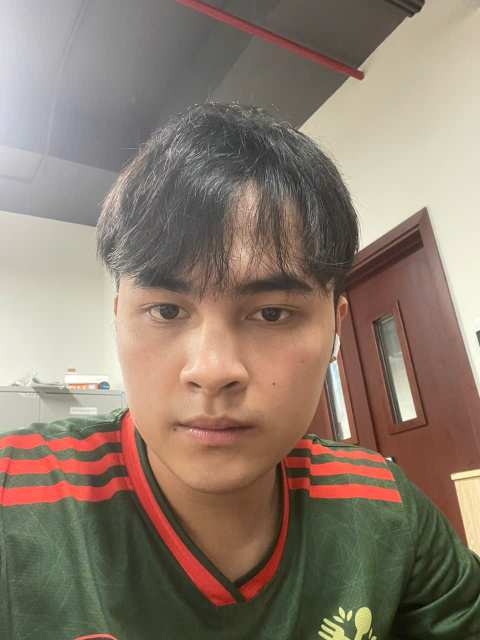
#> input picture face_detection/anhTest.jpg, 960 x 1280 px, given in place of the camera (shown at 1/2 size)
$ python 01_face_capture_dataset.py
#> lines starting #> are read from the running program, lines starting #| are printed output that depends on the picture; after the words box and inside, x2 and y2 are one past the last pixel; in counts of white or black regions, pixels touching at a corner belong together
import cv2
import os
#from picamera2 import Picamera2

# Constants
COUNT_LIMIT = 150  #number of face samples to take
POS=(30,60)  #top-left
FONT=cv2.FONT_HERSHEY_COMPLEX #font type for text overlay
HEIGHT=1.5  #font_scale
TEXTCOLOR=(0,0,255)  #BGR- RED
BOXCOLOR=(255,0,255) #BGR- BLUE
WEIGHT=3  #font-thickness

# Ensure the Haar cascade is loaded from the script directory (avoids cwd issues)
BASE_DIR = os.path.dirname(__file__)
CASCADE_PATH = os.path.join(BASE_DIR, 'haarcascade_frontalface_default.xml')
FACE_DETECTOR = cv2.CascadeClassifier(CASCADE_PATH)
if FACE_DETECTOR.empty():
    print(f"\n[ERROR] Could not load cascade classifier at {CASCADE_PATH}")
    raise SystemExit(1)

# For each person, enter one numeric face id
face_id = input('\n----Enter User-id and press <return>----')
print("\n [INFO] Initializing face capture. Look at the camera and wait!")

# Create an instance of the PiCamera2 object
"""
cam = Picamera2()
## Set the resolution of the camera preview
cam.preview_configuration.main.size = (640, 360)
cam.preview_configuration.main.format = "RGB888"
cam.preview_configuration.controls.FrameRate=30
cam.preview_configuration.align()
cam.configure("preview")
cam.start()
"""
count=0
cam = cv2.VideoCapture(0) #Test thu tren may tinh
# Verify camera opened successfully
if not cam.isOpened():
    print("\n[ERROR] Could not open video device (camera). Check connection or try a different device index.")
    cam.release()
    cv2.destroyAllWindows()
    raise SystemExit(1)

while cam.isOpened():
    # Capture a frame from the camera
    #frame=cam.capture_array()

    ret, frame = cam.read()  #Test thu tren may tinh
#> frame is the input picture: shape (1280, 960, 3); mean B, G, R 109.8, 124.3, 140.6
    if not ret:
        print("Failed to grab frame")
        break
    cv2.putText(frame,'Count:'+str(int(count)),POS,FONT,HEIGHT,TEXTCOLOR,WEIGHT)
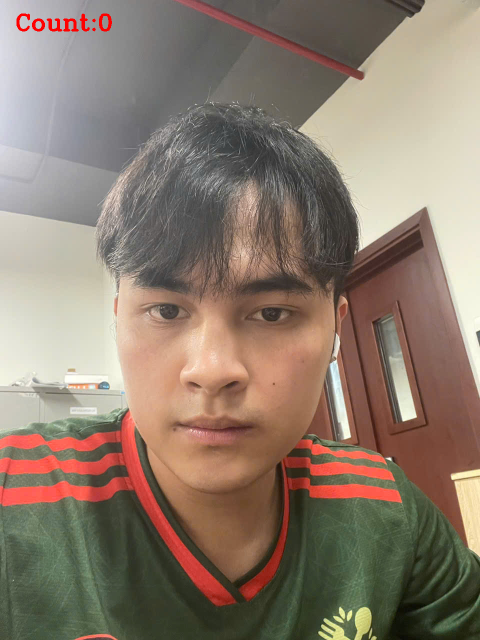
#> frame: shape (1280, 960, 3) (shown at 1/2 size); 0.21% of pixels changed, all inside (x1, y1, x2, y2) = (33, 27, 224, 63)

    # Convert frame from BGR to grayscale
    frame_gray = cv2.cvtColor(frame, cv2.COLOR_BGR2GRAY)
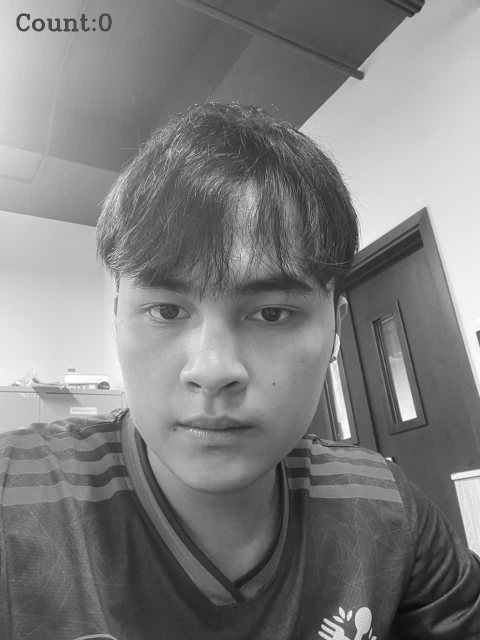
#> frame_gray: shape (1280, 960) (shown at 1/2 size); min 6, max 254, mean 127.3
    faces = FACE_DETECTOR.detectMultiScale( # detectMultiScale has 4 parameters
            frame_gray,      # The grayscale frame to detect
            scaleFactor=1.1,# scale
            minNeighbors=5, # neighbors each candidate rectangle should have to retain it
            minSize=(20, 20)# Minimum possible object size
    )
#> faces = [[120, 405, 593, 593]]
    for (x,y,w,h) in faces:
        # Create a bounding box across the detected face
        cv2.rectangle(frame, (x,y), (x+w,y+h), BOXCOLOR, 3) # 5 parameters - frame, topleftcoords,bottomrightcooords,boxcolor,thickness
        count += 1 # increment count

        if not os.path.exists("face-detection\dataset"):
            os.makedirs("face-detection\dataset")
        # Save the captured bounded-grayscaleimage into the datasets folder only if the same file doesn't exist
        file_path = os.path.join("face-detection\dataset", f"User.{face_id}.{count}.jpg")
        if os.path.exists(file_path):
            # Ensure the old_dataset folder exists before moving
            old_dir = os.path.join(BASE_DIR, 'old_dataset')
            if not os.path.exists(old_dir):
                os.makedirs(old_dir)
            # Move the existing file to the "old_dataset" folder (preserve filename only)
            old_file_path = os.path.join(old_dir, os.path.basename(file_path))
            try:
                os.rename(file_path, old_file_path)
            except OSError as e:
                print(f"[WARNING] Failed to move existing file to old_dataset: {e}")
        face_roi = frame_gray[y:y+h, x:x+w]
        face_roi = cv2.resize(face_roi, (200, 200))
        cv2.imwrite(file_path, face_roi)
#> this loop made 1 pass
#> (x, y, w, h, count) on pass 1: (120, 405, 593, 593, 1)
#> pass 1, `face_roi = frame_gray[y:y+h, x:x+w]`:
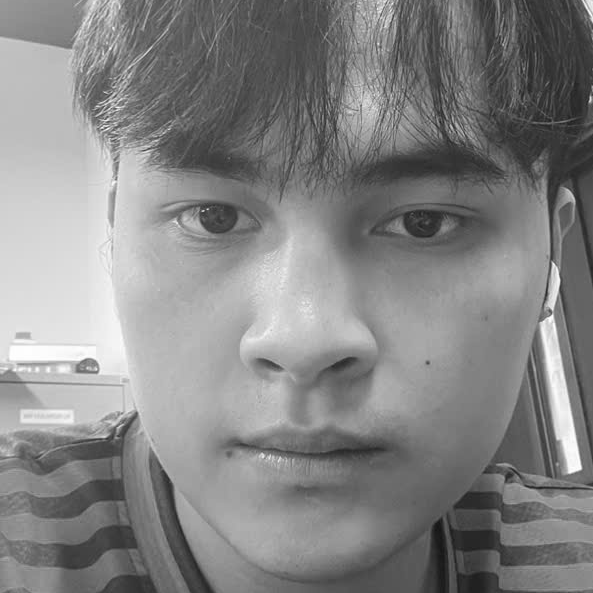
#> face_roi: shape (593, 593); min 21, max 254, mean 132.6
#> pass 1, `face_roi = cv2.resize(face_roi, (200, 200))`:
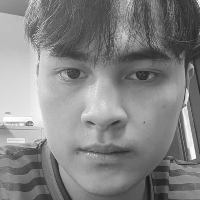
#> face_roi: shape (200, 200); min 23, max 254, mean 132.5
#> after the loop:
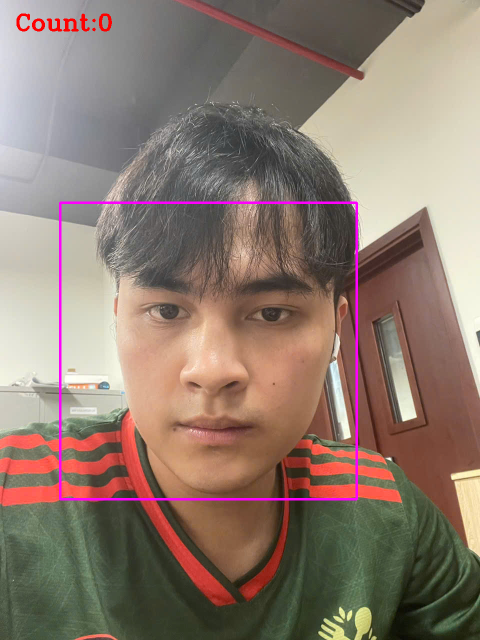
#> frame: shape (1280, 960, 3) (shown at 1/2 size); 0.96% of pixels changed, all inside (x1, y1, x2, y2) = (118, 403, 716, 1001)
#> after the loop, count = 1


    cv2.imshow('FaceCapture', frame)
    key = cv2.waitKey(100) & 0xff
#> (key Esc is pressed here)
    if key == 27:  # ESCAPE key
        break
    elif key == 113:  # q key
        break
    elif count >= COUNT_LIMIT: # Take COUNT_LIMIT face samples and stop video capture
        break

print("\n [INFO] Exiting Program and cleaning up stuff")
cam.release()
cv2.destroyAllWindows()
